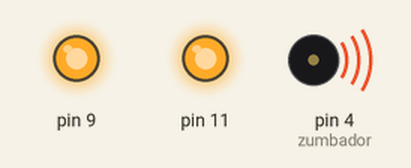
A sketch run on a simulated Arduino Uno, built with avr-gcc and run on an emulated ATmega328P. On the bench: output pins drawn as LEDs (lit = HIGH), buzzer (waves = sounding, pin HIGH).

Above: at 0.3 s.
At 2.45 s:
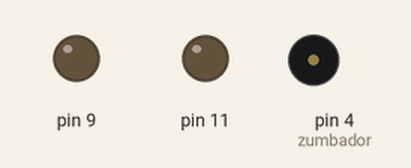
Timing chart, 0 to 3.0 s (numbered marks = the images above):
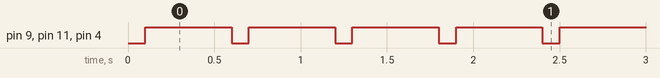

The sketch:

pruebaFuente.ino
```cpp
//int ledVerde = 11;
//int ledRojo = 9;
int zumbador = 4;


void setup() {
  pinMode(11,OUTPUT);
  pinMode(9, OUTPUT);
  pinMode(zumbador, OUTPUT);

}

void loop() {
  delay(100);
 digitalWrite(11,HIGH);
  digitalWrite(9,HIGH);
  digitalWrite(9,HIGH);
  analogWrite(zumbador, 128);
  delay(500);
  digitalWrite(11,LOW);
  digitalWrite(9,LOW);
  analogWrite(zumbador, LOW);

}
```

Measured:
- by itself, pin 9, pin 11, pin 4 (zumbador): alternates HIGH for 0.50 s and LOW for 0.10 s
